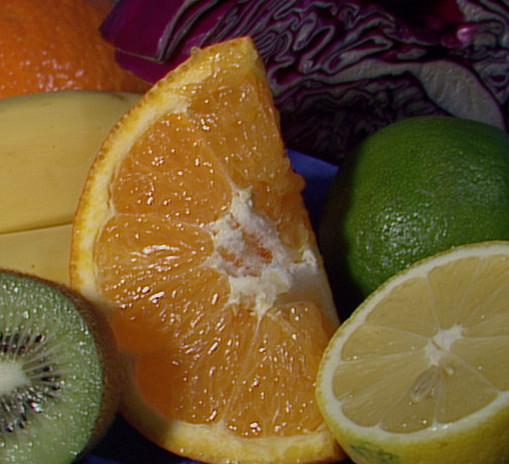
//> input picture images/fruits.jpg, 509 x 464 px
$ ./k-mean   (built with g++ and OpenCV 4)
//> lines starting //> are read from the running program, lines starting //| are printed output that depends on the picture; after the words box and inside, x2 and y2 are one past the last pixel; in counts of white or black regions, pixels touching at a corner belong together
// g++ k-mean.cpp -o k-mean -ggdb `pkg-config --cflags --libs opencv`
// ./k-mean

// from http://stackoverflow.com/questions/9575652/opencv-using-k-means-to-posterize-an-image

#include <opencv/cv.h>
#include <opencv/highgui.h>
#include <iostream>

using namespace cv;
using namespace std;

int K = 2;  // number of clusters to split the set by

int main() {
    Mat src, blurred, bestLabels1, bestLabels2, centers, src_clustered, blurred_clustered;
    int display_margin_x = 400;  // margin beetween windows
    int display_margin_y = 80;

    // we display source image
    src = imread("images/fruits.jpg");
//> src is the input picture: 464 rows x 509 cols, CV_8UC3; mean B, G, R 46.4, 86.9, 112.3
    imshow("original", src);
    cvMoveWindow("original", 0, 30);

    // we blur source image
    blurred = Mat(src.rows, src.cols, CV_32F);
    blur(src, blurred, Size(15,15));  // param 3 is kernel size
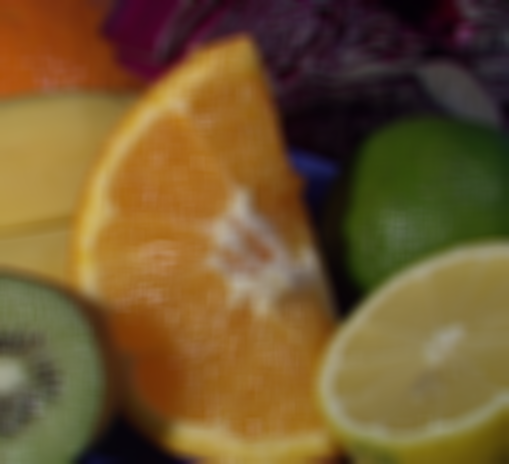
//> blurred: 464 rows x 509 cols, CV_8UC3; mean B, G, R 46.4, 86.9, 112.3
    imshow("blurred", blurred);
    cvMoveWindow("blurred", 0+display_margin_x, 30+display_margin_y);

    Mat p1 = Mat::zeros(src.cols*src.rows, 5, CV_32F);
    vector<Mat> bgr1;
    cv::split(src, bgr1);
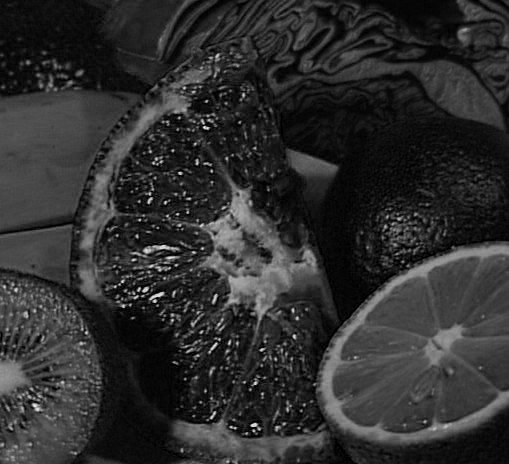
//> bgr1[0]: 464 rows x 509 cols, CV_8UC1; min 0, max 250, mean 46.4
    // i think there is a better way to split pixel bgr color
    for(int i=0; i<src.cols*src.rows; i++) {
        p1.at<float>(i,0) = (i/src.cols) / src.rows;
        p1.at<float>(i,1) = (i%src.cols) / src.cols;
        p1.at<float>(i,2) = bgr1[0].data[i] / 255.0;
        p1.at<float>(i,3) = bgr1[1].data[i] / 255.0;
        p1.at<float>(i,4) = bgr1[2].data[i] / 255.0;
    }

    Mat p2 = Mat::zeros(blurred.cols*blurred.rows, 5, CV_32F);
    vector<Mat> bgr2;
    cv::split(blurred, bgr2);
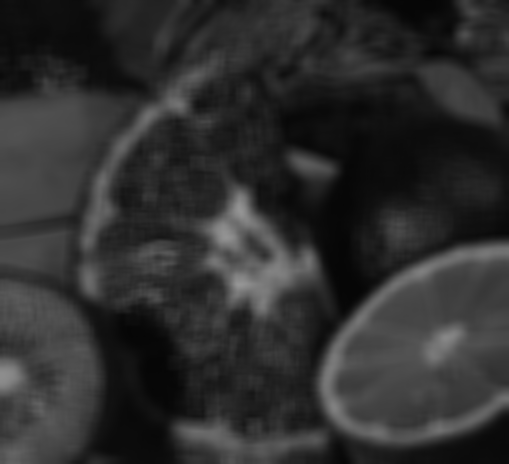
//> bgr2[0]: 464 rows x 509 cols, CV_8UC1; min 5, max 150, mean 46.4
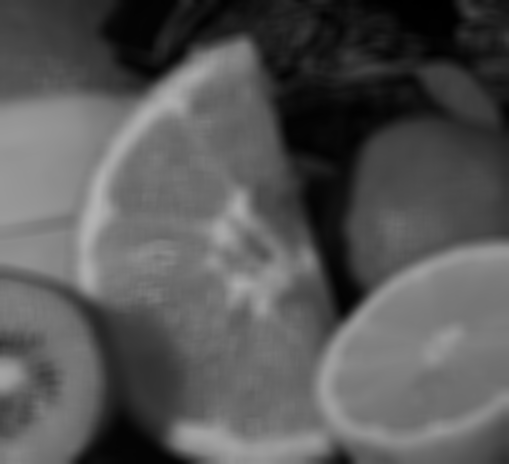
//> bgr2[1]: 464 rows x 509 cols, CV_8UC1; min 0, max 178, mean 86.9
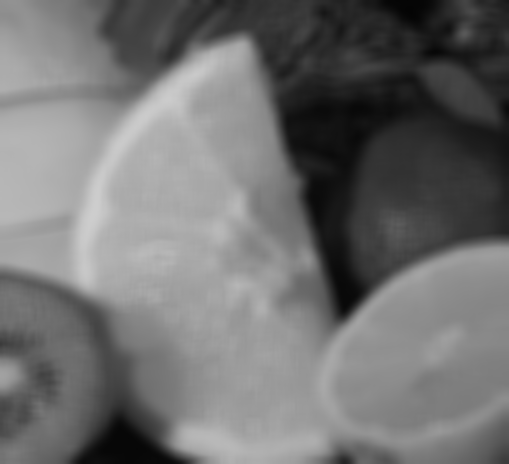
//> bgr2[2]: 464 rows x 509 cols, CV_8UC1; min 4, max 206, mean 112.3
    // i think there is a better way to split pixel bgr color
    for(int i=0; i<blurred.cols*blurred.rows; i++) {
        p2.at<float>(i,0) = (i/blurred.cols) / blurred.rows;
        p2.at<float>(i,1) = (i%blurred.cols) / blurred.cols;
        p2.at<float>(i,2) = bgr2[0].data[i] / 255.0;
        p2.at<float>(i,3) = bgr2[1].data[i] / 255.0;
        p2.at<float>(i,4) = bgr2[2].data[i] / 255.0;
    }

    // k-mean on source image, not blurred
    cv::kmeans(p1,  // floating-point matrix of input samples, one row per sample
               K,  // number of clusters to split the set by
               bestLabels1,  // the input/output integer array that will store the cluster indices for every sample
               TermCriteria( CV_TERMCRIT_EPS+CV_TERMCRIT_ITER, 10, 1.0),
               3, // How many times the algorithm is executed using different initial labelings.
                  // The algorithm returns the labels that yield the best compactness
               KMEANS_PP_CENTERS,  // to select how initial centers are choosen
               centers);  // The output matrix of the cluster centers, one row per each cluster center
//> centers = [[0, 0, 0.254, 0.486, 0.611], [0, 0, 0.104, 0.183, 0.256]]

    // k-mean on blurred image
    cv::kmeans(p2,  // floating-point matrix of input samples, one row per sample
               K,  // number of clusters to split the set by
               bestLabels2,  // the input/output integer array that will store the cluster indices for every sample
               TermCriteria( CV_TERMCRIT_EPS+CV_TERMCRIT_ITER, 10, 1.0),
               3, // How many times the algorithm is executed using different initial labelings.
                  // The algorithm returns the labels that yield the best compactness
               KMEANS_PP_CENTERS,  // to select how initial centers are choosen
               centers);  // The output matrix of the cluster centers, one row per each cluster center
//> centers = [[0, 0, 0.226, 0.453, 0.585], [0, 0, 0.11, 0.155, 0.203]]

    // we convert the number of each one of the K areas to a grey shade, for the display
    int colors[K];
    for(int i=0; i<K; i++) {
        colors[i] = 255/(i+1);
    }

    // we fill clustered mat with grey shade, depending on what area the pixel belongs to
    src_clustered = Mat(src.rows, src.cols, CV_32F);
    for(int i=0; i<src.cols*src.rows; i++) {
        src_clustered.at<float>(i/src.cols, i%src.cols) = (float)(colors[bestLabels1.at<int>(0,i)]);
        // cout << bestLabels.at<int>(0,i) << " " <<
        //          colors[bestLabels.at<int>(0,i)] << " " <<
        //          src_clustered.at<float>(i/src.cols, i%src.cols) << " " <<
        //          endl;
    }
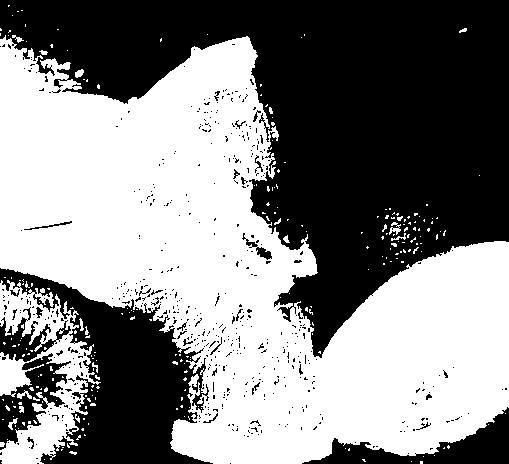
//> src_clustered: 464 rows x 509 cols, CV_32FC1; values 127 (black) and 255 (white), 52% white; 532 black regions (501 under 20 px), largest, box (x1, y1, x2, y2) and area: (0, 0, 509, 358) 84717, (0, 268, 213, 464) 18089, (302, 407, 509, 464) 4014

    // we fill clustered mat with grey shade, depending on what area the pixel belongs to
    blurred_clustered = Mat(src.rows, src.cols, CV_32F);
    for(int i=0; i<src.cols*src.rows; i++) {
        blurred_clustered.at<float>(i/src.cols, i%src.cols) = (float)(colors[bestLabels2.at<int>(0,i)]);
        // cout << bestLabels.at<int>(0,i) << " " <<
        //          colors[bestLabels.at<int>(0,i)] << " " <<
        //          blurred_clustered.at<float>(i/src.cols, i%src.cols) << " " <<
        //          endl;
    }
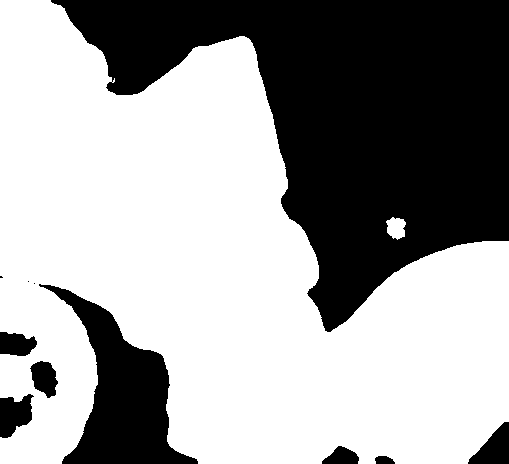
//> blurred_clustered: 464 rows x 509 cols, CV_32FC1; values 127 (black) and 255 (white), 62.2% white; 11 black regions (3 under 20 px), largest, box (x1, y1, x2, y2) and area: (51, 0, 509, 332) 73979, (39, 284, 198, 464) 11354, (0, 394, 34, 438) 1025

    // we display source clustered image
    src_clustered.convertTo(src_clustered, CV_8U);
    imshow("source clustered not blurred", src_clustered);
    cvMoveWindow("source clustered not blurred", 0+2*display_margin_x, 30);

    // we display blurred clustered image
    blurred_clustered.convertTo(blurred_clustered, CV_8U);
    imshow("blurred before clustered", blurred_clustered);
    cvMoveWindow("blurred before clustered", 0+2*display_margin_x, 30+2*display_margin_y);

    waitKey();
    return 0;
}
